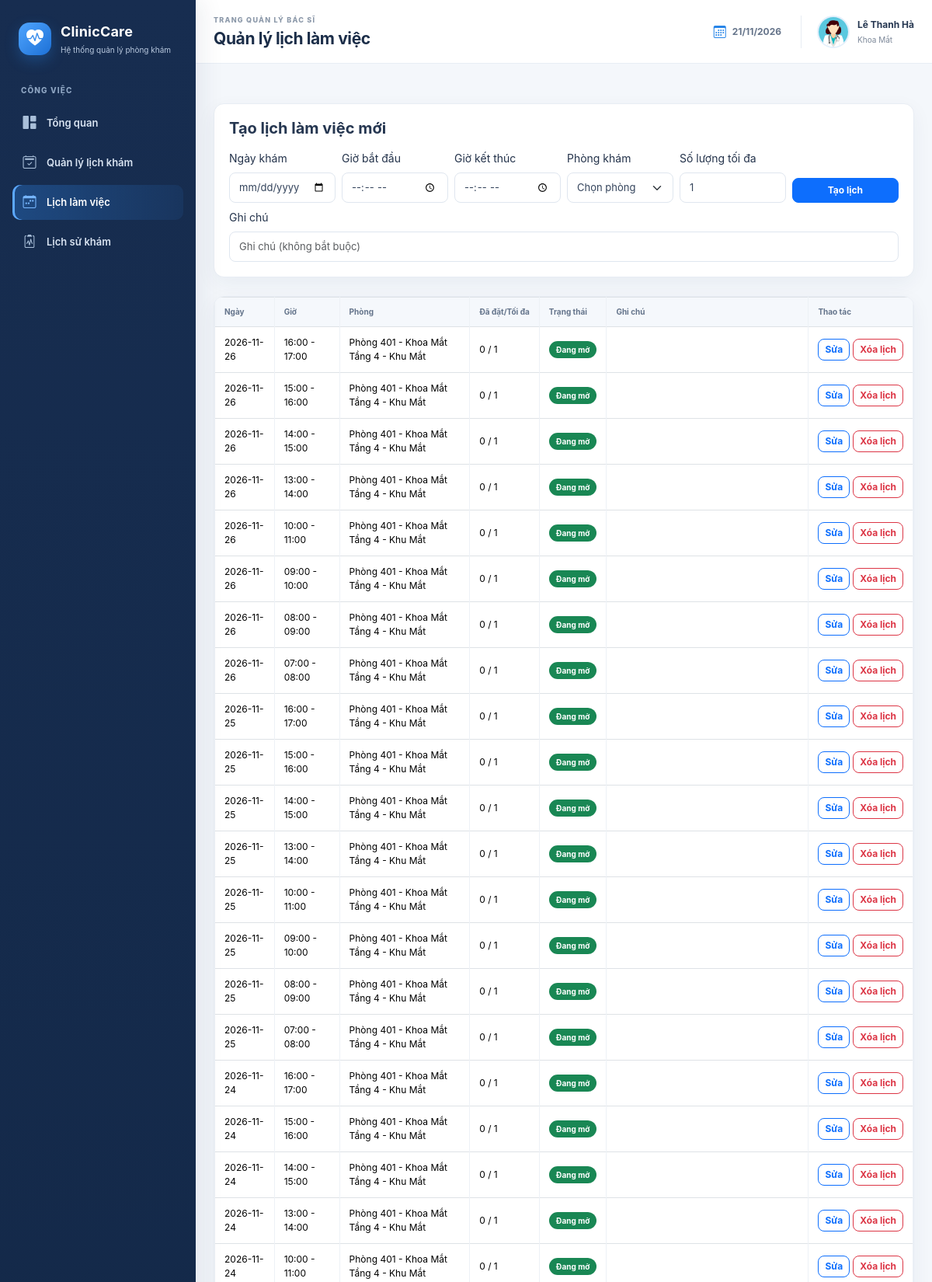
Screenshot of /doctor/schedules.php (signed in, upper part) with the database file from the repository.
### tables this page shows
CREATE TABLE IF NOT EXISTS BacSi (
    MaBS VARCHAR(10) PRIMARY KEY,
    MaTK INT NOT NULL UNIQUE,
    MaCK INT NOT NULL,
    HoTen VARCHAR(150) NOT NULL,
    GioiTinh VARCHAR(20),
    NgaySinh DATE,
    SoDienThoai VARCHAR(20),
    Email VARCHAR(150),
    HocVi VARCHAR(150),
    ChuyenMon VARCHAR(255),
    KinhNghiem INT NOT NULL DEFAULT 0,
    AnhDaiDien VARCHAR(255),
    TrangThai TINYINT(1) NOT NULL DEFAULT 1,

    CONSTRAINT FK_BacSi_TaiKhoan
        FOREIGN KEY (MaTK)
        REFERENCES TaiKhoan(MaTK)
        ON UPDATE CASCADE
        ON DELETE RESTRICT,

    CONSTRAINT FK_BacSi_ChuyenKhoa
        FOREIGN KEY (MaCK)
        REFERENCES ChuyenKhoa(MaCK)
        ON UPDATE CASCADE
        ON DELETE RESTRICT,

    INDEX idx_bacsi_mack (MaCK),
    INDEX idx_bacsi_hoten (HoTen)
);

CREATE TABLE IF NOT EXISTS ChuyenKhoa (
    MaCK INT AUTO_INCREMENT PRIMARY KEY,
    MaVietTat VARCHAR(10) NOT NULL UNIQUE,
    TenChuyenKhoa VARCHAR(150) NOT NULL UNIQUE,
    MoTa TEXT,
    TrangThai TINYINT(1) NOT NULL DEFAULT 1
);

CREATE TABLE IF NOT EXISTS LichKham (
    MaLich INT AUTO_INCREMENT PRIMARY KEY,
    MaBS VARCHAR(10) NOT NULL,
    MaPK INT NULL,
    NgayKham DATE NOT NULL,
    GioBatDau TIME NOT NULL,
    GioKetThuc TIME NOT NULL,
    SoLuongToiDa INT NOT NULL DEFAULT 1,
    SoLuongDaDat INT NOT NULL DEFAULT 0,
    TrangThai ENUM('Mo', 'Day', 'Huy') NOT NULL DEFAULT 'Mo',
    GhiChu VARCHAR(500),

    CONSTRAINT FK_LichKham_BacSi
        FOREIGN KEY (MaBS)
        REFERENCES BacSi(MaBS)
        ON UPDATE CASCADE
        ON DELETE RESTRICT,

    CONSTRAINT FK_LichKham_PhongKham
        FOREIGN KEY (MaPK)
        REFERENCES PhongKham(MaPK)
        ON UPDATE CASCADE
        ON DELETE RESTRICT,

    CONSTRAINT CK_LichKham_ThoiGian
        CHECK (GioKetThuc > GioBatDau),

    CONSTRAINT CK_LichKham_SoLuong
        CHECK (SoLuongToiDa > 0 AND SoLuongDaDat >= 0),

    UNIQUE KEY uq_lich_bacsi (MaBS, NgayKham, GioBatDau),
    INDEX idx_lich_ngay (NgayKham),
    INDEX idx_lich_phong (MaPK)
);

CREATE TABLE IF NOT EXISTS PhongKham (
    MaPK INT AUTO_INCREMENT PRIMARY KEY,
    TenPhong VARCHAR(100) NOT NULL,
    ViTri VARCHAR(255),
    TrangThai TINYINT(1) NOT NULL DEFAULT 1
);

### doctor/schedules.php (the view, shortened to what this page needs)
<?php
require_once __DIR__ . '/../config/database.php';
require_once __DIR__ . '/../helpers/portal-layout.php';
$stmt = $pdo->prepare('SELECT MaBS, HoTen FROM BacSi WHERE MaTK=?');
$stmt->execute([$_SESSION['user']['MaTK']]);
$bs = $stmt->fetch();
$editSchedule = null;
$formData = [
    'NgayKham' => '',
    'GioBatDau' => '',
    'GioKetThuc' => '',
    'MaPK' => '',
    'SoLuongToiDa' => 1,
    'GhiChu' => ''
];
$stmt = $pdo->prepare(
    "SELECT
        lk.*,
        pk.TenPhong,
        pk.ViTri,
        (SELECT COUNT(*) FROM DatLich dl WHERE dl.MaLich = lk.MaLich) AS TongLuotDat
    FROM LichKham lk
    LEFT JOIN PhongKham pk ON lk.MaPK = pk.MaPK
    WHERE lk.MaBS = ?
    ORDER BY lk.NgayKham DESC, lk.GioBatDau DESC"
);
$stmt->execute([$bs['MaBS']]);
$rows = $stmt->fetchAll();
?>
<!doctype html>
<html lang="vi">
<head>
    <link href="../assets/vendor/bootstrap/css/bootstrap.min.css" rel="stylesheet">
    <link href="../assets/vendor/bootstrap-icons/bootstrap-icons.min.css" rel="stylesheet">
    <link href="../assets/css/dashboard.css" rel="stylesheet">
</head>
<body class="clinic-dashboard-page">
<?php clinicPortalShellStart('BacSi', 'Quản lý lịch làm việc', 'schedules'); ?>
    <div class="container py-4">
        <form method="post" class="card card-body mb-4">
            <h5 class="mb-3"><?= $editSchedule ? 'Chỉnh sửa lịch làm việc' : 'Tạo lịch làm việc mới' ?></h5>
            <div class="row g-2">
                <div class="col-md-2">
                    <label class="form-label">Ngày khám</label>
                    <input type="date" min="<?= date('Y-m-d') ?>" name="NgayKham" class="form-control" value="<?= htmlspecialchars((string)$formData['NgayKham'], ENT_QUOTES, 'UTF-8') ?>" required>
                </div>
                <div class="col-md-2">
                    <label class="form-label">Giờ bắt đầu</label>
                    <input type="time" name="GioBatDau" class="form-control" value="<?= htmlspecialchars((string)$formData['GioBatDau'], ENT_QUOTES, 'UTF-8') ?>" required>
                </div>
                <div class="col-md-2">
                    <label class="form-label">Giờ kết thúc</label>
                    <input type="time" name="GioKetThuc" class="form-control" value="<?= htmlspecialchars((string)$formData['GioKetThuc'], ENT_QUOTES, 'UTF-8') ?>" required>
                </div>
                <div class="col-md-2">
                    <label class="form-label">Phòng khám</label>
                    <select name="MaPK" class="form-select" required>
                        <option value="">Chọn phòng</option>
                    </select>
                </div>
                <div class="col-md-2">
                    <label class="form-label">Số lượng tối đa</label>
                    <input type="number" min="1" name="SoLuongToiDa" class="form-control" value="<?= (int)$formData['SoLuongToiDa'] ?>" required>
                </div>
                <div class="col-md-2 d-flex align-items-end">
                    <button class="btn btn-primary w-100"><?= $editSchedule ? 'Cập nhật lịch' : 'Tạo lịch' ?></button>
                </div>
                <div class="col-12">
                    <label class="form-label">Ghi chú</label>
                    <input name="GhiChu" class="form-control" value="<?= htmlspecialchars((string)$formData['GhiChu'], ENT_QUOTES, 'UTF-8') ?>" placeholder="Ghi chú (không bắt buộc)">
                </div>
            </div>
        </form>
        <div class="table-responsive">
            <table class="table table-bordered align-middle">
                <thead>
                    <tr>
                        <th>Ngày</th>
                        <th>Giờ</th>
                        <th>Phòng</th>
                        <th>Đã đặt/Tối đa</th>
                        <th>Trạng thái</th>
                        <th class="schedule-notes">Ghi chú</th>
                        <th class="schedule-actions">Thao tác</th>
                    </tr>
                </thead>
                <tbody>
                    <?php foreach ($rows as $row): ?>
                        <tr>
                            <td><?= htmlspecialchars($row['NgayKham'], ENT_QUOTES, 'UTF-8') ?></td>
                            <td><?= substr($row['GioBatDau'], 0, 5) ?> - <?= substr($row['GioKetThuc'], 0, 5) ?></td>
                            <td><?= htmlspecialchars(($row['TenPhong'] ?? '') . ' ' . ($row['ViTri'] ?? ''), ENT_QUOTES, 'UTF-8') ?></td>
                            <td><?= (int)$row['SoLuongDaDat'] ?> / <?= (int)$row['SoLuongToiDa'] ?></td>
                            <td>
                                <?php if ($row['TrangThai'] === 'Huy'): ?>
                                    <span class="badge bg-danger">Đã hủy</span>
                                <?php elseif ($row['TrangThai'] === 'Day'): ?>
                                    <span class="badge bg-warning text-dark">Đã đầy</span>
                                <?php else: ?>
                                    <span class="badge bg-success">Đang mở</span>
                                <?php endif; ?>
                            </td>
                            <td class="schedule-notes"><?= htmlspecialchars($row['GhiChu'] ?? '', ENT_QUOTES, 'UTF-8') ?></td>
                            <td class="schedule-actions">
                                <?php if ((int)$row['TongLuotDat'] === 0): ?>
                                    <div class="d-flex flex-nowrap gap-1">
                                        <?php if ($row['TrangThai'] !== 'Huy' && $row['NgayKham'] >= date('Y-m-d')): ?>
                                            <a href="schedules.php?edit=<?= (int)$row['MaLich'] ?>" class="btn btn-sm btn-outline-primary">Sửa</a>
                                        <?php endif; ?>
                                        <form method="post" class="m-0" onsubmit="return confirm('Bạn có chắc muốn xóa lịch làm việc chưa có bệnh nhân đặt này?');">
                                            <button class="btn btn-sm btn-outline-danger">Xóa lịch</button>
                                        </form>
                                    </div>
                                <?php else: ?>
                                    <span class="text-muted small action-note">Đã có lượt đặt. Xử lý tại Quản lý lịch khám.</span>
                                <?php endif; ?>
                            </td>
                        </tr>
                    <?php endforeach; ?>
                </tbody>
            </table>
        </div>
    </div>
<?php clinicPortalShellEnd(); ?>
</body>
</html>

### helpers/portal-layout.php (shortened to what this page needs)
<?php
function clinicPortalEscape($value): string
{
    return htmlspecialchars((string)$value, ENT_QUOTES, 'UTF-8');
}
function clinicPortalShellStart(string $role, string $pageTitle, string $activePage): void
{
    global $pdo;
    $isDoctor = $role === 'BacSi';
    $name = 'Quản trị viên';
    $subtitle = 'Quản trị hệ thống';
    $avatarUrl = '';
    if ($isDoctor) {
        $stmt = $pdo->prepare(
            'SELECT bs.HoTen, bs.AnhDaiDien, ck.TenChuyenKhoa
             FROM BacSi bs
             LEFT JOIN ChuyenKhoa ck ON ck.MaCK = bs.MaCK
             WHERE bs.MaTK = ?
             LIMIT 1'
        );
        $stmt->execute([$_SESSION['user']['MaTK']]);
        $profile = $stmt->fetch(PDO::FETCH_ASSOC) ?: [];
        $name = $profile['HoTen'] ?? ($_SESSION['user']['TenDangNhap'] ?? 'Bác sĩ');
        $subtitle = $profile['TenChuyenKhoa'] ?? 'Bác sĩ';
        $avatar = trim((string)($profile['AnhDaiDien'] ?? ''));
        $avatarUrl = $avatar !== '' ? '../' . ltrim($avatar, '/') : '../assets/img/health/doctor.jpg';
        $stmt = $pdo->prepare(
            "SELECT COUNT(*)
             FROM DatLich dl
             JOIN LichKham lk ON lk.MaLich = dl.MaLich
             JOIN BacSi bs ON bs.MaBS = lk.MaBS
             WHERE bs.MaTK = ?
               AND lk.NgayKham >= CURDATE()
               AND dl.TrangThai = 'ChoXacNhan'"
        );
        $stmt->execute([$_SESSION['user']['MaTK']]);
        $pendingCount = (int)$stmt->fetchColumn();
        $nav = [
            ['key' => 'dashboard', 'href' => 'dashboard.php', 'icon' => 'bi-grid-1x2-fill', 'label' => 'Tổng quan'],
            ['key' => 'appointments', 'href' => 'appointments.php', 'icon' => 'bi-calendar2-check', 'label' => 'Quản lý lịch khám', 'count' => $pendingCount],
            ['key' => 'schedules', 'href' => 'schedules.php', 'icon' => 'bi-calendar-week', 'label' => 'Lịch làm việc'],
            ['key' => 'history', 'href' => 'history.php', 'icon' => 'bi-clipboard2-pulse', 'label' => 'Lịch sử khám']
        ];
        $sectionLabel = 'CÔNG VIỆC';
        $eyebrow = 'TRANG QUẢN LÝ BÁC SĨ';
        $userLabel = 'Bác sĩ';
        $brandHref = 'dashboard.php';
        $helpTitle = 'Hỗ trợ hệ thống';
        $helpText = 'Liên hệ quản trị viên';
    }
    echo '<div class="dashboard-shell">';
    echo '<aside class="dashboard-sidebar" id="dashboardSidebar">';
    echo '<a class="sidebar-brand" href="' . $brandHref . '"><span class="brand-mark"><i class="bi bi-heart-pulse-fill"></i></span><span><strong>ClinicCare</strong><small>Hệ thống quản lý phòng khám</small></span></a>';
    echo '<div class="sidebar-caption">' . clinicPortalEscape($sectionLabel) . '</div><nav class="sidebar-nav">';
    foreach ($nav as $item) {
        $activeClass = $activePage === $item['key'] ? ' active' : '';
        echo '<a class="sidebar-link' . $activeClass . '" href="' . clinicPortalEscape($item['href']) . '"><i class="bi ' . clinicPortalEscape($item['icon']) . '"></i><span>' . clinicPortalEscape($item['label']) . '</span>';
        echo '</a>';
    }
    echo '</nav><div class="sidebar-bottom"><div class="sidebar-help"><i class="bi ' . ($isDoctor ? 'bi-headset' : 'bi-shield-check') . '"></i><div><strong>' . clinicPortalEscape($helpTitle) . '</strong><span>' . clinicPortalEscape($helpText) . '</span></div></div>';
    echo '<a class="sidebar-link sidebar-logout" href="../logout.php"><i class="bi bi-box-arrow-left"></i><span>Đăng xuất</span></a></div></aside>';
    echo '<main class="dashboard-main"><header class="dashboard-topbar">';
    echo '<div class="topbar-heading"><span class="eyebrow">' . clinicPortalEscape($eyebrow) . '</span><h1>' . clinicPortalEscape($pageTitle) . '</h1></div>';
    echo '<div class="topbar-actions"><div class="topbar-date"><i class="bi bi-calendar3"></i><span>' . date('d/m/Y') . '</span></div><div class="topbar-user">';
    if ($isDoctor) {
        echo '<img src="' . clinicPortalEscape($avatarUrl) . '" alt="Ảnh bác sĩ" onerror="this.src=\'../assets/img/health/doctor.jpg\'"><div><strong>' . clinicPortalEscape($name) . '</strong><small>' . clinicPortalEscape($subtitle) . '</small></div>';
    } else {
        echo '<span class="admin-avatar"><i class="bi bi-person-fill"></i></span><div><strong>' . clinicPortalEscape($name) . '</strong><small>' . clinicPortalEscape($userLabel) . '</small></div>';
    }
    echo '</div></div></header><div class="dashboard-content portal-content">';
}
function clinicPortalShellEnd(): void
{
    echo '</div></main></div><div class="sidebar-backdrop" data-sidebar-close></div><script src="../assets/js/dashboard.js"></script>';
}

### doctor/schedules.php (style rules this page uses)
.schedule-actions { width: 1%; white-space: nowrap; }
.schedule-notes { min-width: 260px; }

### rows the page displays
bacsi: HoTen "Lê Thanh Hà", MaCK.TenChuyenKhoa "Khoa Mắt"
lichkham: NgayKham "2026-11-26", GioBatDau "16:00", GioKetThuc "17:00", MaPK.ViTri "Phòng 401 - Khoa Mắt Tầng 4 - Khu Mắt", SoLuongDaDat "0", SoLuongToiDa "1", TrangThai "Đang mở"
lichkham: NgayKham "2026-11-26", GioBatDau "15:00", GioKetThuc "16:00", MaPK.ViTri "Phòng 401 - Khoa Mắt Tầng 4 - Khu Mắt", SoLuongDaDat "0", SoLuongToiDa "1", TrangThai "Đang mở"
lichkham: NgayKham "2026-11-26", GioBatDau "14:00", GioKetThuc "15:00", MaPK.ViTri "Phòng 401 - Khoa Mắt Tầng 4 - Khu Mắt", SoLuongDaDat "0", SoLuongToiDa "1", TrangThai "Đang mở"
lichkham: NgayKham "2026-11-26", GioBatDau "13:00", GioKetThuc "14:00", MaPK.ViTri "Phòng 401 - Khoa Mắt Tầng 4 - Khu Mắt", SoLuongDaDat "0", SoLuongToiDa "1", TrangThai "Đang mở"
lichkham: NgayKham "2026-11-26", GioBatDau "10:00", GioKetThuc "11:00", MaPK.ViTri "Phòng 401 - Khoa Mắt Tầng 4 - Khu Mắt", SoLuongDaDat "0", SoLuongToiDa "1", TrangThai "Đang mở"
lichkham: NgayKham "2026-11-26", GioBatDau "09:00", GioKetThuc "10:00", MaPK.ViTri "Phòng 401 - Khoa Mắt Tầng 4 - Khu Mắt", SoLuongDaDat "0", SoLuongToiDa "1", TrangThai "Đang mở"
lichkham: NgayKham "2026-11-26", GioBatDau "08:00", GioKetThuc "09:00", MaPK.ViTri "Phòng 401 - Khoa Mắt Tầng 4 - Khu Mắt", SoLuongDaDat "0", SoLuongToiDa "1", TrangThai "Đang mở"
lichkham: NgayKham "2026-11-26", GioBatDau "07:00", GioKetThuc "08:00", MaPK.ViTri "Phòng 401 - Khoa Mắt Tầng 4 - Khu Mắt", SoLuongDaDat "0", SoLuongToiDa "1", TrangThai "Đang mở"
lichkham: NgayKham "2026-11-25", GioBatDau "16:00", GioKetThuc "17:00", MaPK.ViTri "Phòng 401 - Khoa Mắt Tầng 4 - Khu Mắt", SoLuongDaDat "0", SoLuongToiDa "1", TrangThai "Đang mở"
lichkham: NgayKham "2026-11-25", GioBatDau "15:00", GioKetThuc "16:00", MaPK.ViTri "Phòng 401 - Khoa Mắt Tầng 4 - Khu Mắt", SoLuongDaDat "0", SoLuongToiDa "1", TrangThai "Đang mở"
lichkham: NgayKham "2026-11-25", GioBatDau "14:00", GioKetThuc "15:00", MaPK.ViTri "Phòng 401 - Khoa Mắt Tầng 4 - Khu Mắt", SoLuongDaDat "0", SoLuongToiDa "1", TrangThai "Đang mở"
lichkham: NgayKham "2026-11-25", GioBatDau "13:00", GioKetThuc "14:00", MaPK.ViTri "Phòng 401 - Khoa Mắt Tầng 4 - Khu Mắt", SoLuongDaDat "0", SoLuongToiDa "1", TrangThai "Đang mở"
lichkham: NgayKham "2026-11-25", GioBatDau "10:00", GioKetThuc "11:00", MaPK.ViTri "Phòng 401 - Khoa Mắt Tầng 4 - Khu Mắt", SoLuongDaDat "0", SoLuongToiDa "1", TrangThai "Đang mở"
lichkham: NgayKham "2026-11-25", GioBatDau "09:00", GioKetThuc "10:00", MaPK.ViTri "Phòng 401 - Khoa Mắt Tầng 4 - Khu Mắt", SoLuongDaDat "0", SoLuongToiDa "1", TrangThai "Đang mở"
lichkham: NgayKham "2026-11-25", GioBatDau "08:00", GioKetThuc "09:00", MaPK.ViTri "Phòng 401 - Khoa Mắt Tầng 4 - Khu Mắt", SoLuongDaDat "0", SoLuongToiDa "1", TrangThai "Đang mở"
lichkham: NgayKham "2026-11-25", GioBatDau "07:00", GioKetThuc "08:00", MaPK.ViTri "Phòng 401 - Khoa Mắt Tầng 4 - Khu Mắt", SoLuongDaDat "0", SoLuongToiDa "1", TrangThai "Đang mở"
lichkham: NgayKham "2026-11-24", GioBatDau "16:00", GioKetThuc "17:00", MaPK.ViTri "Phòng 401 - Khoa Mắt Tầng 4 - Khu Mắt", SoLuongDaDat "0", SoLuongToiDa "1", TrangThai "Đang mở"
lichkham: NgayKham "2026-11-24", GioBatDau "15:00", GioKetThuc "16:00", MaPK.ViTri "Phòng 401 - Khoa Mắt Tầng 4 - Khu Mắt", SoLuongDaDat "0", SoLuongToiDa "1", TrangThai "Đang mở"
lichkham: NgayKham "2026-11-24", GioBatDau "14:00", GioKetThuc "15:00", MaPK.ViTri "Phòng 401 - Khoa Mắt Tầng 4 - Khu Mắt", SoLuongDaDat "0", SoLuongToiDa "1", TrangThai "Đang mở"
lichkham: NgayKham "2026-11-24", GioBatDau "13:00", GioKetThuc "14:00", MaPK.ViTri "Phòng 401 - Khoa Mắt Tầng 4 - Khu Mắt", SoLuongDaDat "0", SoLuongToiDa "1", TrangThai "Đang mở"
lichkham: NgayKham "2026-11-24", GioBatDau "10:00", GioKetThuc "11:00", MaPK.ViTri "Phòng 401 - Khoa Mắt Tầng 4 - Khu Mắt", SoLuongDaDat "0", SoLuongToiDa "1", TrangThai "Đang mở"

### other values shown
clinicPortalEscape($sectionLabel) "CÔNG VIỆC"
clinicPortalEscape($item['label']) "Tổng quan"
clinicPortalEscape($item['label']) "Quản lý lịch khám"
clinicPortalEscape($item['label']) "Lịch làm việc"
clinicPortalEscape($item['label']) "Lịch sử khám"
clinicPortalEscape($eyebrow) "TRANG QUẢN LÝ BÁC SĨ"
clinicPortalEscape($pageTitle) "Quản lý lịch làm việc"
